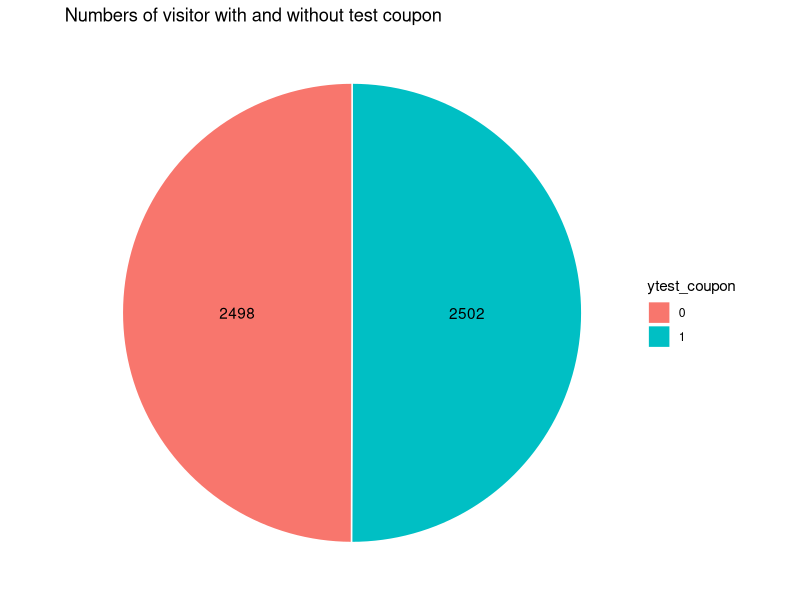
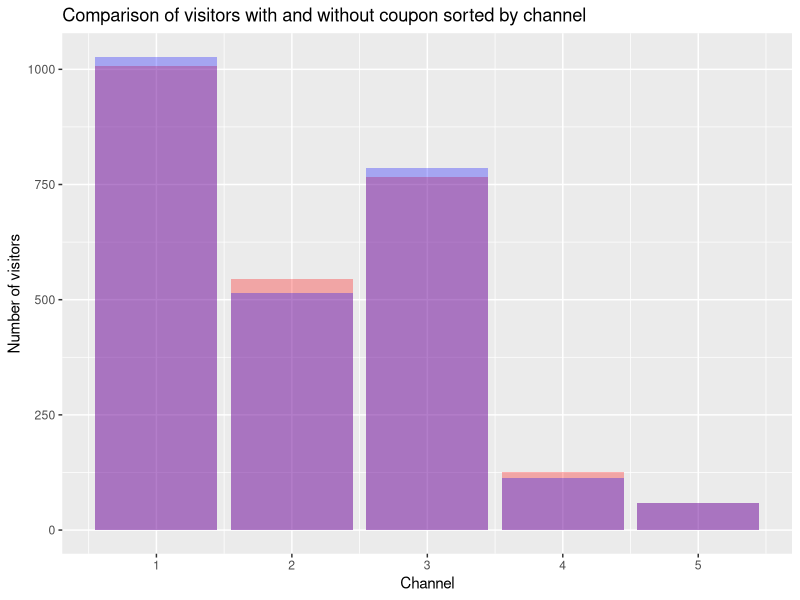
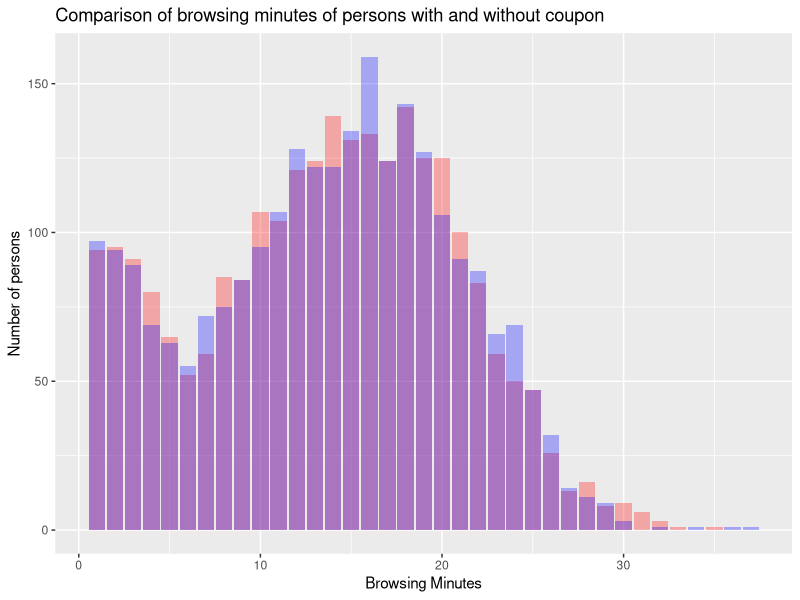
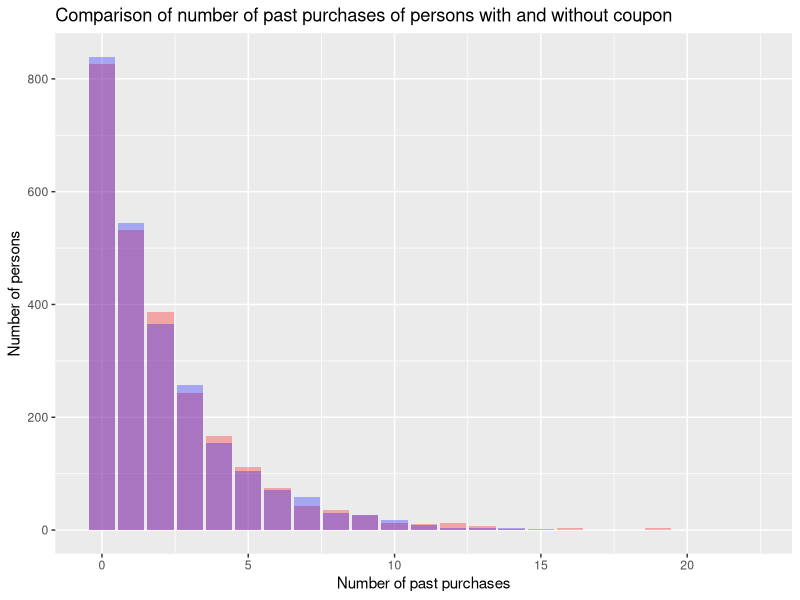
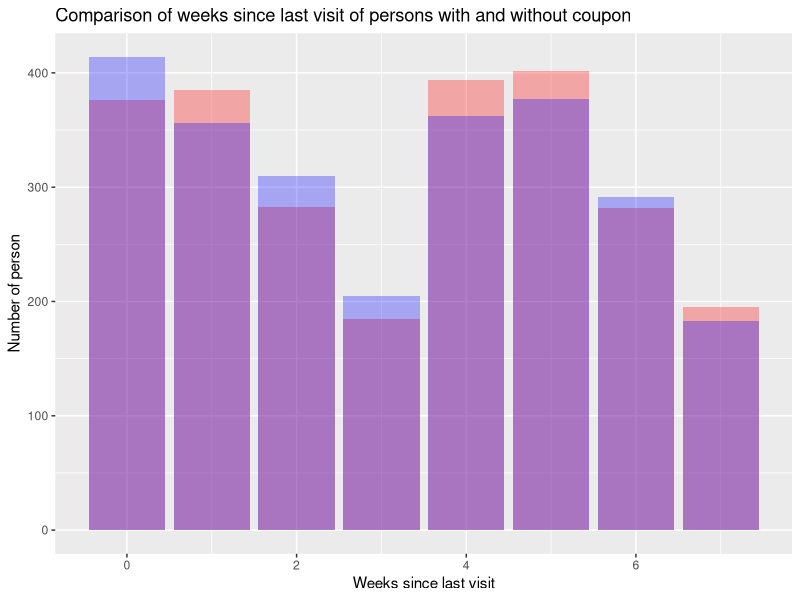
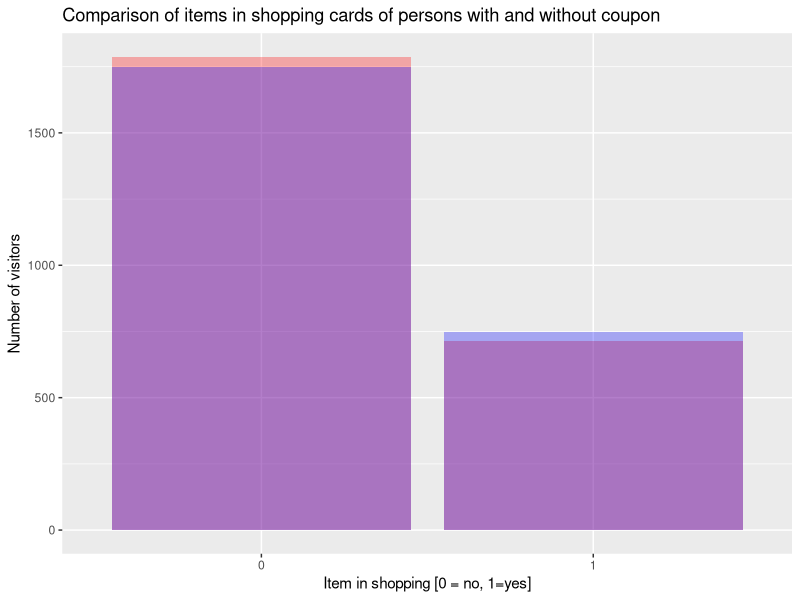
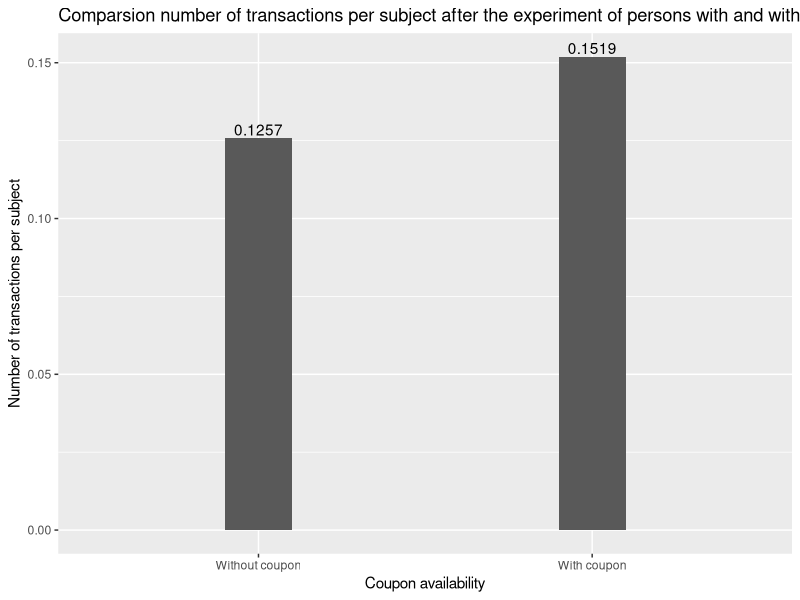
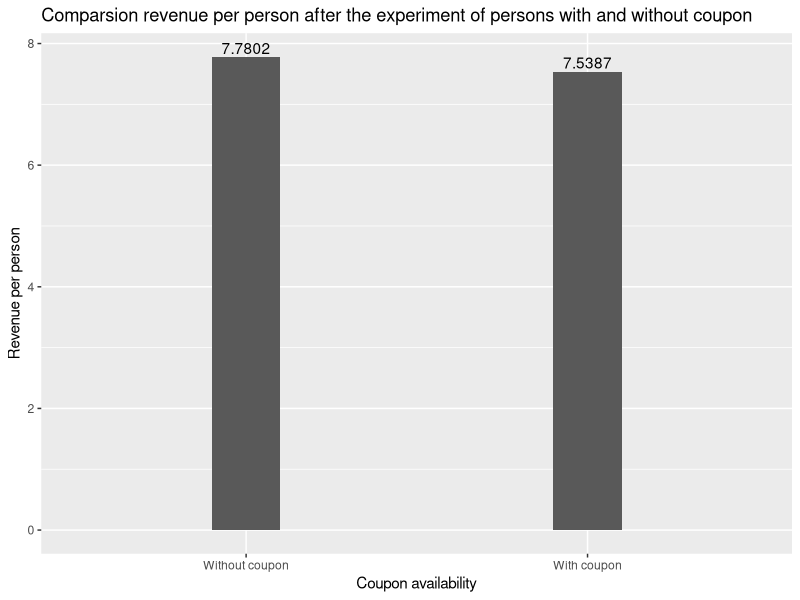

The R script that drew these images, in order: (Note: this script raises an error after producing the figures.)
# install.packages("tidyverse")
# install.packages("plotrix")
# install.packages("psych")
# install.packages("ggplot2")
# install.packages("psych")
library(tidyverse)
library(plotrix)
library(psych)
library(ggplot2)
library(psych)
data <- read.csv("data.csv")

# -------------------------------------------------------------------------- #
# Task 1
# (check if manipulation was indeed random)

# Compare number of values in both test sets
data$ytest_coupon=factor(data$test_coupon)
data$yshopping_cart=factor(data$shopping_cart)
no_test_coupon <- data %>%
  group_by(ytest_coupon) %>%
  summarise(n = n())

no_test_coupon
no_test_coupon_pos <- no_test_coupon %>% 
  arrange(desc(ytest_coupon)) %>%
  mutate(lab.ypos = cumsum(n) - 0.5*n)
no_test_coupon_pos

ggplot(no_test_coupon_pos, aes(x="", y = n, fill = ytest_coupon)) + 
  geom_bar(width = 1, stat= "identity", color= "white") + 
  coord_polar("y", start = 0) + 
  geom_text(aes(y = lab.ypos, label=n), color= "black") + 
  theme_void() +
  ggtitle("Numbers of visitor with and without test coupon")


# Generate data-frames for plotting for coupon and no-coupon
data_coupon <- data %>% filter(test_coupon == 1)
data_no_coupon <- data %>% filter(test_coupon == 0)

# check for randomness in channel_acq
data_channel_acq <- data %>%
    group_by(test_coupon, channel_acq) %>%
    summarize(number = n())

ggplot(data, aes(x = channel_acq, fill = test_coupon)) +
    geom_bar(data = data_coupon, fill = "red", alpha = 0.3) +
    geom_bar(data = data_no_coupon, fill = "blue", alpha = 0.3) + 
    labs(title="Comparison of visitors with and without coupon sorted by channel", x = "Channel", y = "Number of visitors")

# Maybe relevant: wilcox.test(browsing_minutes ~ test_coupon, data = data)

# Check for randomness in browsing_minutes
data %>%
    group_by(test_coupon) %>%
    summarise(
      number = n(), 
      mean_browsing_minutes = mean(browsing_minutes),
      sd_browsing_minutes = sd(browsing_minutes), 
      std_browsing_minutes = std.error(browsing_minutes)
    )

describeBy(data$browsing_minutes, data$test_coupon)

ggplot(data, aes(x = browsing_minutes, fill = test_coupon)) +
    geom_bar(data = data_coupon, fill = "red", alpha = 0.3) +
    geom_bar(data = data_no_coupon, fill = "blue", alpha = 0.3) +
    labs(title="Comparison of browsing minutes of persons with and without coupon", x="Browsing Minutes", y="Number of persons")


# Check for randomness in num_past_purch
data %>%
    group_by(test_coupon) %>%
    summarize(
        number = n(), mean(num_past_purch),
        sd(num_past_purch), std.error(num_past_purch)
    )

describeBy(data$num_past_purch, data$test_coupon)

ggplot(data, aes(x = num_past_purch, fill = test_coupon)) +
    geom_bar(data = data_coupon, fill = "red", alpha = 0.3) +
    geom_bar(data = data_no_coupon, fill = "blue", alpha = 0.3) +
    labs(title="Comparison of number of past purchases of persons with and without coupon", x="Number of past purchases", y="Number of persons")


# Check for randomness spent_last_purchase
data %>%
    group_by(test_coupon) %>%
    summarize(
        number = n(), mean(spent_last_purchase),
        sd(spent_last_purchase), std.error(spent_last_purchase)
    )

describeBy(data$spent_last_purchase, data$test_coupon)

# Check for randomness in weeks_since_visit
data %>%
    group_by(test_coupon) %>%
    summarize(
        number = n(), mean(weeks_since_visit),
        sd(weeks_since_visit), std.error(weeks_since_visit)
    )

describeBy(data$weeks_since_visit, data$test_coupon)

ggplot(data, aes(x = weeks_since_visit, fill = test_coupon)) +
    geom_bar(data = data_coupon, fill = "red", alpha = 0.3) +
    geom_bar(data = data_no_coupon, fill = "blue", alpha = 0.3) +
    labs(title="Comparison of weeks since last visit of persons with and without coupon", x="Weeks since last visit", y="Number of person")


# Check for shopping_cart
describeBy(data$shopping_cart, data$test_coupon)

ggplot(data, aes(x = factor(shopping_cart), fill = test_coupon)) +
  geom_bar(data = data_coupon, fill = "red", alpha = 0.3) +
  geom_bar(data = data_no_coupon, fill = "blue", alpha = 0.3) + 
  labs(title="Comparison of items in shopping cards of persons with and without coupon", x = "Item in shopping [0 = no, 1=yes]", y = "Number of visitors")


# -------------------------------------------------------------------------- #
# Task 2
# (Were they effective: Did it increase revenue or interactions?)

effects_of_coupon <- data %>%
    group_by(test_coupon) %>%
    summarize(
        number = n(), revenue_per_subject = sum(revenue_after) / n(),
        transactions_per_subject = sum(trans_after) / n()
    )

# Plot transactions_per_subject
plot_data <- data.frame(
    coupon = factor(c("Without coupon", "With coupon"),
        levels = c("Without coupon", "With coupon")
    ),
    transactions_per_subject = effects_of_coupon$transactions_per_subject
)
ggplot(plot_data, aes(x = coupon, y = transactions_per_subject)) +
    geom_bar(stat = "identity", width = 0.2) +
    geom_text(aes(label=round(transactions_per_subject, digits=4)), position=position_dodge(width=0.9), vjust=-0.25) +
    labs(title="Comparsion number of transactions per subject after the experiment of persons with and without coupon", x="Coupon availability", y="Number of transactions per subject")

# Plot revenue_per_subject
plot_data <- data.frame(
    coupon = factor(c("Without coupon", "With coupon"),
        levels = c("Without coupon", "With coupon")
    ),
    revenue_per_subject = effects_of_coupon$revenue_per_subject
)
ggplot(plot_data, aes(x = coupon, y = revenue_per_subject)) +
    geom_bar(stat = "identity", width = 0.2) +
    geom_text(aes(label=round(revenue_per_subject, digits=4)), position=position_dodge(width=0.9), vjust=-0.25) +
    labs(title="Comparsion revenue per person after the experiment of persons with and without coupon", x="Coupon availability", y="Revenue per person")

# -------------------------------------------------------------------------- #
# Task 3
# a. What drives effect of the coupon?
# Q: Does the number of previous purchases impact the efficiency
# (the revenue per subject) of the coupon?
a <- data %>%
    group_by(test_coupon, num_past_purch) %>%
    summarize(
        number = n(), revenue_per_subject = sum(revenue_after) / n(),
        transactions_per_subject = sum(trans_after) / n()
    )
a$ytest_coupon = factor(a$test_coupon)
print(n = 100, a)
# A: Yes, it does. E

ggplot(a, aes(x = num_past_purch, y = revenue_per_subject, fill=ytest_coupon)) +
  geom_bar(stat="identity", color="black", position=position_dodge()) +
  labs(title="Revenue per subject with respect to past purchases and in comparison with and without coupon", x = "Number of past purchases", y = "Revenue per subect")


ggplot(a, aes(x = num_past_purch, y = transactions_per_subject, fill=ytest_coupon)) +
  geom_bar(stat="identity", color="black", position=position_dodge()) +
  labs(title="Transaction per subject with respect to past purchases and in comparison with and without coupon", x = "Number of past purchases", y = "Transactions per subect")


b <- data %>%
    group_by(test_coupon, weeks_since_visit) %>%
    summarize(n(), revenue_per_subject = mean(revenue_after))
b
b$ytest_coupon = factor(b$test_coupon)

ggplot(b, aes(x = weeks_since_visit, y = revenue_per_subject, fill=ytest_coupon)) +
  geom_bar(stat="identity", color="black", position=position_dodge()) +
  geom_text(aes(label=round(revenue_per_subject, digits=3)), position=position_dodge(width=0.9), vjust=-0.25) +
  labs(title="Revenue per subject with respect to weeks since last visit and in comparison with and without coupon", x = "Weeks since last visit", y = "Revenue per subect")


# Differences per channel
c <- data %>%
    group_by(test_coupon, channel_acq) %>%
    summarize(n(), revenue_per_subject = mean(revenue_after), transactions_per_subject = mean(trans_after))

c$ytest_coupon = factor(c$test_coupon)

ggplot(c, aes(x = channel_acq, y = revenue_per_subject, fill=ytest_coupon)) +
  geom_bar(stat="identity", color="black", position=position_dodge()) +
  geom_text(aes(label=round(revenue_per_subject, digits=3)), position=position_dodge(width=0.9), vjust=-0.25) + 
  labs(title="Revenue per subject with respect to channel acquisition and in comparison with and without coupon", x = "Channels", y = "Revenue per subect")

ggplot(c, aes(x = channel_acq, y = transactions_per_subject, fill=ytest_coupon)) +
  geom_bar(stat="identity", color="black", position=position_dodge()) +
  geom_text(aes(label=round(revenue_per_subject, digits=3)), position=position_dodge(width=0.9), vjust=-0.25) + 
  labs(title="Transactions per subject with respect to channel acquisition and in comparison with and without coupon", x = "Channels", y = "Transactions per subect")


# Rev&Trans -> NO for 1-search and 5-other (but 5-other has small n()),
# MINIMAL for 4-referral and YES for Social (2-facebook, 3-instagram)

# Shopping cart difference
shopping_cart <- data %>%
    group_by(shopping_cart, test_coupon) %>%
    summarize(number = n(), revenue_per_subject = mean(revenue_after),
    error = std.error(revenue_after), transactions = mean(trans_after))

ggplot(shopping_cart, aes(x = shopping_cart, y = revenue_per_subject, fill=factor(test_coupon))) +
  geom_bar(stat="identity", color="black", position=position_dodge()) +
  geom_errorbar(aes(ymin = revenue_per_subject - error,
        ymax = revenue_per_subject + error), width = .2,
        position = position_dodge(.9)) +
  labs(title="Revenue per subject with respect to shopping cart and in comparison with and without coupon", x = "Shopping cart (1) or not (0)", y = "Revenue per subect")

# Pervious spendings & Social media
## Facebook
facebook <- data %>%
    filter(channel_acq == 2) %>%
    group_by(num_past_purch, test_coupon) %>%
    summarize(number = n(), revenue_per_subject = mean(revenue_after),
    error_revenue = std.error(revenue_after), transactions_per_subject = mean(trans_after), error_trans = std.error(trans_after)) %>%
    filter(number >= 10)

facebook$ytest_coupon=factor(facebook$test_coupon)

ggplot(facebook, aes(x = num_past_purch, y = revenue_per_subject, fill=ytest_coupon)) +
  geom_bar(stat="identity", color="black", position=position_dodge()) +
  geom_errorbar(aes(ymin = revenue_per_subject - error_revenue,
        ymax = revenue_per_subject + error_revenue), width = .2,
        position = position_dodge(.9)) +
  labs(title="Revenue per subject with respect to facebook channel acquistion and in comparison with and without coupon", x = "Number of past purchases", y = "Revenue per subect")

ggplot(facebook, aes(x = num_past_purch, y = transactions_per_subject, fill=ytest_coupon)) +
  geom_bar(stat="identity", color="black", position=position_dodge()) +
  geom_errorbar(aes(ymin = transactions_per_subject - error_trans,
        ymax = transactions_per_subject + error_trans), width = .2,
        position = position_dodge(.9)) +
  labs(title="Transactions per subject with respect to facebook channel acquistion and in comparison with and without coupon", x = "Number of past purchases", y = "Transactions per subect")

## Instagram
instagram <- data %>%
    filter(channel_acq == 3) %>%
    group_by(num_past_purch, test_coupon) %>%
    summarize(number = n(), revenue_per_subject = mean(revenue_after),
    error_revenue = std.error(revenue_after), transactions_per_subject = mean(trans_after), error_trans= std.error(trans_after)) %>%
    filter(number >= 10)

instagram$ytest_coupon=factor(instagram$test_coupon)

ggplot(instagram, aes(x = num_past_purch, y = revenue_per_subject, fill=ytest_coupon)) +
  geom_bar(stat="identity", color="black", position=position_dodge()) +
  geom_errorbar(aes(ymin = revenue_per_subject - error_revenue,
        ymax = revenue_per_subject + error_revenue), width = .2,
        position = position_dodge(.9)) +
  labs(title="Revenue per subject with respect to instagram channel acquistion and in comparison with and without coupon", x = "Number of past purchases", y = "Revenue per subect")


ggplot(instagram, aes(x = num_past_purch, y = transactions_per_subject, fill=ytest_coupon)) +
  geom_bar(stat="identity", color="black", position=position_dodge()) +
  geom_errorbar(aes(ymin = transactions_per_subject - error_trans,
        ymax = transactions_per_subject + error_trans), width = .2,
        position = position_dodge(.9)) +
  labs(title="Transactions per subject with respect to instagram channel acquistion and in comparison with and without coupon", x = "Number of past purchases", y = "Transactions per subect")


## Referral
referral <- data %>%
    filter(channel_acq == 4) %>%
    group_by(num_past_purch, test_coupon) %>%
    summarize(number = n(), revenue_per_subject = mean(revenue_after),
    error_revenue = std.error(revenue_after), transactions_per_subject = mean(trans_after), error_trans=std.error(trans_after)) %>%
    filter(number >= 10)

referral$ytest_coupon=factor(referral$test_coupon)

ggplot(referral, aes(x = num_past_purch, y = revenue_per_subject, fill=ytest_coupon)) +
  geom_bar(stat="identity", color="black", position=position_dodge()) +
  geom_errorbar(aes(ymin = revenue_per_subject - error_revenue,
        ymax = revenue_per_subject + error_revenue), width = .2,
        position = position_dodge(.9)) +
  labs(title="Revenue per subject with respect to referral channel acquistion and in comparison with and without coupon", x = "Number of past purchases", y = "Revenue per subect")

ggplot(referral, aes(x = num_past_purch, y = revenue_transactions_per_subject, fill=ytest_coupon)) +
  geom_bar(stat="identity", color="black", position=position_dodge()) +
  geom_errorbar(aes(ymin = transactions_per_subject - error_trans,
        ymax = transactions_per_subject + error_trans), width = .2,
        position = position_dodge(.9)) +
  labs(title="Transactions per subject with respect to referral channel acquistion and in comparison with and without coupon", x = "Number of past purchases", y = "Transactions per subect")


## Other
other <- data %>%
    filter(channel_acq == 5) %>%
    group_by(num_past_purch, test_coupon) %>%
    summarize(number = n(), revenue_per_subject = mean(revenue_after),
    error_revenue = std.error(revenue_after), transactions_per_subject = mean(trans_after), error_trans=std.error(trans_after)) %>%
    filter(number >= 10)


other$ytest_coupon=factor(other$test_coupon)

ggplot(other, aes(x = num_past_purch, y = revenue_per_subject, fill=ytest_coupon)) +
  geom_bar(stat="identity", color="black", position=position_dodge()) +
  geom_errorbar(aes(ymin = revenue_per_subject - error_revenue,
        ymax = revenue_per_subject + error_revenue), width = .2,
        position = position_dodge(.9)) +
  labs(title="Revenue per subject with respect to other channel acquistion and in comparison with and without coupon", x = "Number of past purchases", y = "Revenue per subect")

ggplot(other, aes(x = num_past_purch, y = transactions_per_subject, fill=ytest_coupon)) +
  geom_bar(stat="identity", color="black", position=position_dodge()) +
  geom_errorbar(aes(ymin = transactions_per_subject - error_trans,
        ymax = transactions_per_subject + error_trans), width = .2,
        position = position_dodge(.9)) +
  labs(title="Transactions per subject with respect to other channel acquistion and in comparison with and without coupon", x = "Number of past purchases", y = "Transactions per subect")



# -> Facebook, Instagram with 0-2 past purchses
#    Referral only with 0 past purchases (but small sample size, high error)

data %>%
    group_by(test_coupon) %>%
    summarize(number = n(), revenue = mean(revenue_after),
    error = std.error(revenue_after), transactions = mean(trans_after))

# Previous transactions count -> Rev&Trans
trans_count <- data %>%
    group_by(num_past_purch, test_coupon) %>%
    summarize(number = n(), revenue = mean(revenue_after),
    error_revenue = std.error(revenue_after), transactions = mean(trans_after), 
    error_trans = std.error(trans_after)) %>%
    filter(number >= 10)


print(trans_count, n = 100)
# ---------------- Could be doubled
ggplot(trans_count, aes(fill = factor(test_coupon),
        y = revenue, x = factor(num_past_purch), group = test_coupon)) +
    geom_bar(position = "dodge", stat = "identity") +
    geom_errorbar(aes(ymin = revenue - error_revenue,
        ymax = revenue + error_revenue), width = .2,
        position = position_dodge(.9)) + 
    labs(title="Revenue per subject with respect to number of past purchases and in comparison with and without coupon", x = "Number of past purchases", y = "Revenue per subect")


ggplot(trans_count, aes(fill = factor(test_coupon),
        y = transactions, x = factor(num_past_purch), group = test_coupon)) +
    geom_bar(position = "dodge", stat = "identity") +
    geom_errorbar(aes(ymin = transactions - error_trans,
        ymax = transactions + error_trans), width = .2,
        position = position_dodge(.9)) + 
    labs(title="Transactions per subject with respect to number of past purchases and in comparison with and without coupon", x = "Number of past purchases", y = "Transactions per subect")
# --------------------
# Google vs. Facebook with shopping cart

shopping_cart_full <- data %>%
    group_by(shopping_cart, test_coupon) %>%
    summarize(number = n(), revenue = mean(revenue_after),
    error_revenue = std.error(revenue_after), transactions = mean(trans_after), 
    error_trans = std.error(trans_after)) %>%
    filter(number >= 10)

head(shopping_cart_full)

ggplot(shopping_cart_full, aes(fill = factor(test_coupon),
        y = revenue, x = shopping_cart, group = test_coupon)) +
    geom_bar(position = "dodge", stat = "identity") +
    geom_errorbar(aes(ymin = revenue - error_revenue,
        ymax = revenue + error_revenue), width = .2,
        position = position_dodge(.9)) + 
    labs(title="Revenues of persons with items in shopping carts with and without coupon", x = "Item in shopping [0 = no, 1=yes]", y = "Revenue per subject")


ggplot(shopping_cart_full, aes(fill = factor(test_coupon),
        y = transactions, x = shopping_cart, group = test_coupon)) +
    geom_bar(position = "dodge", stat = "identity") +
    geom_errorbar(aes(ymin = transactions - error_trans,
        ymax = transactions + error_trans), width = .2,
        position = position_dodge(.9)) +
    labs(title="Transactions of persons with items in shopping carts with and without coupon", x = "Item in shopping [0 = no, 1=yes]", y = "Transactions per subject")

shopping_cart_fb <- data %>%
    filter(channel_acq == 2) %>%
    group_by(shopping_cart, test_coupon) %>%
    summarize(number = n(), revenue = mean(revenue_after),
    error_revenue = std.error(revenue_after), transactions = mean(trans_after), 
    error_trans = std.error(trans_after)) %>%
    filter(number >= 10)

shopping_cart_ig <- data %>%
    filter(channel_acq == 3) %>%
    group_by(shopping_cart, test_coupon) %>%
    summarize(number = n(), revenue = mean(revenue_after),
    error_revenue = std.error(revenue_after), transactions = mean(trans_after), 
    error_trans = std.error(trans_after)) %>%
    filter(number >= 10)

shopping_cart_google <- data %>%
    filter(channel_acq == 1) %>%
    group_by(shopping_cart, test_coupon) %>%
    summarize(number = n(), revenue = mean(revenue_after),
    error_revenue = std.error(revenue_after), transactions = mean(trans_after), 
    error_trans = std.error(trans_after)) %>%
    filter(number >= 10)

shopping_cart_ref <- data %>%
    filter(channel_acq == 4) %>%
    group_by(shopping_cart, test_coupon) %>%
    summarize(number = n(), revenue = mean(revenue_after),
    error_revenue = std.error(revenue_after), transactions = mean(trans_after), 
    error_trans = std.error(trans_after)) %>%
    filter(number >= 10)

# => For Facebook only with item in shopping cart,
#  Instagram regardless of the shopping cart,
#  revenue increases for the coupon

# Weeks since visit => No difference in itself

time_past <- data %>%
    group_by(weeks_since_visit, test_coupon) %>%
    summarize(number = n(), revenue = mean(revenue_after),
    error_revenue = std.error(revenue_after), transactions = mean(trans_after), 
    error_trans = std.error(trans_after)) %>%
    filter(number >= 10)

print(time_past, n=100)

ggplot(time_past, aes(fill = factor(test_coupon),
        y = revenue, x = weeks_since_visit, group = test_coupon)) +
    geom_bar(position = "dodge", stat = "identity") +
    geom_errorbar(aes(ymin = revenue - error_revenue,
        ymax = revenue + error_revenue), width = .2,
        position = position_dodge(.9))

# Browsing Minutes => Few minutes better for coupon but high error

time_spent <- data %>%
    mutate(ints = cut(browsing_minutes, breaks = 11)) %>%
    group_by(ints, test_coupon) %>%
    summarize(number = n(), revenue = mean(revenue_after),
    error_revenue = std.error(revenue_after), transactions = mean(trans_after), 
    error_trans = std.error(trans_after)) %>%
    filter(number >= 50)

print(time_spent, n=100)

ggplot(time_spent, aes(fill = factor(test_coupon),
        y = revenue, x = ints, group = test_coupon)) +
    geom_bar(position = "dodge", stat = "identity") +
    geom_errorbar(aes(ymin = revenue - error_revenue,
        ymax = revenue + error_revenue), width = .2,
        position = position_dodge(.9))

# b. Is it relevant for everyone or just for a specific target group?
#    Difference between channels or customers?
# RESULT:
# Target Facebook, Instagram and Referral with Shopping cart or 0-2 past purchases, not-target google or other at all

# BUT: This leads to discrimination
# -------------------------------------------------------------------------- #
# Task 4
# a. Which of the new customers should recieve a coupon
# (IG and Shopping Cart) or (0-2 past purchases) or FB

# Group#1: YES / YES

data %>%
    filter((((channel_acq == 3 & shopping_cart == 1) |  channel_acq == 2) & num_past_purch < 3) & test_coupon == 1) %>%
    summarize(n(), mean(revenue_after), std.error(revenue_after))

# Group#2: NO / NO

data %>%
    filter(!((((channel_acq == 3 & shopping_cart == 1) |  channel_acq == 2) & num_past_purch < 3)) & test_coupon == 0) %>%
    summarize(n(), mean(revenue_after), std.error(revenue_after))

# Group didn't recieve a coupon

control_cust_data <- data %>%
    filter(test_coupon == 0) %>%
    summarize(n(), mean_revenue = mean(revenue_after), std.error(revenue_after))

# Group #1 + #2 (with AND num_past_purch  < 3)

chosen_cust_data <- data %>%
    filter(((((channel_acq == 3 & shopping_cart == 1) |  channel_acq == 2) & num_past_purch < 3) & test_coupon == 1) |
        (!((((channel_acq == 3 & shopping_cart == 1) |  channel_acq == 2) & num_past_purch < 3)) & test_coupon == 0)) %>%
    summarize(n(), mean_revenue = mean(revenue_after), std.error(revenue_after))

# Group #1 + #2 (with OR num_past_purch  < 3)

data %>%
    filter(((((channel_acq == 3 & shopping_cart == 1) |  channel_acq == 2) | num_past_purch < 3) & test_coupon == 1) |
        (!((((channel_acq == 3 & shopping_cart == 1) |  channel_acq == 2) | num_past_purch < 3)) & test_coupon == 0)) %>%
    summarize(n(), mean(revenue_after), std.error(revenue_after))

# Previous test without proper coupon consideration

# data %>%
#     filter(((channel_acq == 3 & shopping_cart == 1) |  channel_acq == 2)) %>%
#     summarize(n(), mean(revenue_after), std.error(revenue_after))

# data %>%
#     filter(!(((channel_acq == 3 & shopping_cart == 1) |  channel_acq == 2))) %>%
#     summarize(n(), mean(revenue_after), std.error(revenue_after))

# b. By how much in terms of revenue increase would this campaign be effective
# if those cust. were targeted

increase <- chosen_cust_data$mean_revenue / control_cust_data$mean_revenue
print(increase)

# => Mean revenue increased by 9.7%

# -------------------------------------------------------------------------- #
# Task 5
# Is there discrimination when using the strategy
# Female / male with shopping carts
# Facebook&Instagram with minority

# Hint: Include Error-bars of standard error / deviation
# Submit to scheibehenne@kit.edu, use a .ppt and put your names on it
# Results from discussion:
# revenue with coupons got worse

data_new_campaign <- read.csv("data_new_campaign.csv")


# What do we learn from the  demographics data?
# Which groups use which channel?
channel_acq_gender <- data_new_campaign %>%
  group_by(channel_acq, non_male) %>%
  summarize(n = n())

channel_acq_gender

ggplot(channel_acq_gender, aes(x = channel_acq, y = n, fill=factor(non_male))) +
  geom_bar(stat="identity", color="black", position=position_dodge()) +
  geom_text(aes(label=n), position=position_dodge(width=0.9), vjust=-0.25) +
  labs(title="Comparison acquisiton channel with respect to gender", x = "Acquistion Channel", y = "Number of subjects")


channel_acq_minority <- data_new_campaign %>%
  group_by(channel_acq, minority) %>%
  summarize(n = n())


ggplot(channel_acq_minority, aes(x = channel_acq, y = n, fill=factor(minority))) +
  geom_bar(stat="identity", color="black", position=position_dodge()) +
  geom_text(aes(label=n), position=position_dodge(width=0.9), vjust=-0.25) +
  labs(title="Comparison acquisiton channel with respect to minority", x = "Acquistion Channel", y = "Number of subjects")



# Which groups have items in the shopping cart?
shopping_cart_gender <- data_new_campaign %>%
  group_by(shopping_cart, non_male) %>%
  summarize(n = n())

ggplot(shopping_cart_gender, aes(x = factor(shopping_cart), y = n, fill=factor(non_male))) +
  geom_bar(stat="identity", color="black", position=position_dodge()) +
  geom_text(aes(label=n), position=position_dodge(width=0.9), vjust=-0.25) +
  labs(title="Comparison of items in shopping cart with respect to gender", x = "Item in shopping cart [0=no, 1=yes]", y = "Number of subjects")


shopping_cart_minority <- data_new_campaign %>%
  group_by(shopping_cart, minority) %>%
  summarize(n = n())

ggplot(shopping_cart_minority, aes(x = factor(shopping_cart), y = n, fill=factor(minority))) +
  geom_bar(stat="identity", color="black", position=position_dodge()) +
  geom_text(aes(label=n), position=position_dodge(width=0.9), vjust=-0.25) +
  labs(title="Comparison of items in shopping cart with respect to minority", x = "Item in shopping cart [0=no, 1=yes]", y = "Number of subjects")




# apply our filter on the new campaign data
data_new_campaign <- data_new_campaign %>%
    mutate(new_coupon = if_else(((channel_acq == 3 & shopping_cart == 1) |  channel_acq == 2) & num_past_purch < 3, 1, 0))

# Check for number in males/females and minorities in overall and in filtered set
campaign_gender <- data_new_campaign %>%
  group_by(new_coupon, non_male) %>%
  summarize(n = n())


ggplot(campaign_gender, aes(x = factor(new_coupon), y = n, fill=factor(non_male))) +
  geom_bar(stat="identity", color="black", position=position_dodge()) +
  geom_text(aes(label=n), position=position_dodge(width=0.9), vjust=-0.25) +
  labs(title="Comparison of gender distribution in persons with coupon", x = "Person received coupon [0=no, 1=yes]", y = "Number of subjects")




campaign_minority <- data_new_campaign %>%
  group_by(new_coupon, minority) %>%
  summarize(n = n())

ggplot(campaign_minority, aes(x = factor(new_coupon), y = n, fill=factor(minority))) +
  geom_bar(stat="identity", color="black", position=position_dodge()) +
  geom_text(aes(label=n), position=position_dodge(width=0.9), vjust=-0.25) +
  labs(title="Comparison of minority distribution in persons with coupon", x = "Person received coupon [0=no, 1=yes]", y = "Number of subjects")


# Check for number in males/females in overall and in filtered set
customers_with_coupon_new_campaign = data_new_campaign %>%
  filter(((channel_acq == 3 & shopping_cart == 1) |  channel_acq == 2) & num_past_purch < 3)

# Annes plot
new_camp_with_coupon <- customers_with_coupon_new_campaign %>%
  group_by(non_male) %>%
  summarize(n = n(), portion=n()/count(customers_with_coupon_new_campaign))

new_camp_with_coupon
new_camp_with_coupon$filter=c("With coupon", "With coupon")
new_camp_with_coupon

new_camp_all <- data_new_campaign %>%
  group_by(non_male) %>%
  summarize(n = n(), portion=n()/count(data_new_campaign))

new_camp_all
new_camp_all$filter=c("All", "All")

join <- rbind(new_camp_all, new_camp_with_coupon)
join
join$gender=c("male", "non male", "male", "non male")
join

ggplot(join, aes(x = gender, y = portion$n, fill=filter)) +
  geom_bar(stat="identity", color="black", position=position_dodge()) +
  geom_text(aes(label=round(portion$n, digits=3)), position=position_dodge(width=0.9), vjust=-0.25) + 
  labs(title="Portion of male or non male with and without coupon filter", x = "Gender", y = "Portion")

# Leons plots

plot_state <- data_new_campaign %>%
    group_by(state) %>%
    summarize(with_coupon = sum(new_coupon)/n(), minority = sum(minority)/n()) %>%
    gather(factor, value, 2:3)

plot_new_coupon <- data_new_campaign %>%
    group_by(new_coupon) %>%
    summarize(perc_non_male = sum(non_male)/n(), perc_minority = sum(minority)/n()) %>%
    gather(factor, value, 2:3)

ggplot(plot_new_coupon, aes(fill = factor(new_coupon),
        y = value, x = factor, group = new_coupon)) +
    geom_bar(position = "dodge", stat = "identity")

ggplot(plot_state, aes(x=as.factor(state), y=value, fill=factor)) +
  geom_bar(position = "dodge", stat = "identity")

# => Minorities get excluded disproportionally
# => Non-male get slighly excluded from coupon
# => States with minorities get excluded, 
# => States (although unopinionated on the surface) 
#       are a discriminatory factor as well



# Annes Plots (might be sorted in or removed in the end)

data$ytest_coupon=factor(data$test_coupon)
data$yshopping_cart=factor(data$shopping_cart)
data_channel_acq <- data %>%
    group_by(test_coupon, channel_acq) %>%
    summarize(n = n())
data_channel_acq$ytest_coupon=factor(data_channel_acq$test_coupon)

# --- Grouped Bar Plot --- #
ggplot(data_channel_acq, aes(x = channel_acq, y = n, fill=ytest_coupon)) +
  geom_bar(stat="identity", color="black", position=position_dodge()) +
  geom_text(aes(label=n), position=position_dodge(width=0.9), vjust=-0.25) +
  labs(title="Comparison of visitors with and without coupon sorted by channel", x = "Channel", y = "Number of visitors")

# --- Boxplot Browsing Minutes --- #
ggplot(data, aes(x = ytest_coupon, y = browsing_minutes, fill = ytest_coupon)) +
  geom_boxplot() + 
  stat_summary(fun.y=mean, geom="point", shape=20, size=7, color="red", fill="red") +
  labs(title="Boxplot browsing minutes with and without test coupon", x="Test coupon", y="Browsing Minutes")

data_browing_minutes <- data %>%
  group_by(test_coupon, browsing_minutes) %>%
  summarize(n = n())

data_browing_minutes
data_browing_minutes$ytest_coupon=factor(data_browing_minutes$test_coupon)

ggplot(data_browing_minutes, aes(x = browsing_minutes, y = n, fill=ytest_coupon)) +
  geom_bar(stat="identity", color="black", position=position_dodge()) +
  geom_text(aes(label=n), position=position_dodge(width=0.9), vjust=-0.25) +
  labs(title="Comparison of visitors with and without coupon sorted by channel", x = "Channel", y = "Number of visitors")

# --- Boxplot Number of past purchases --- #
ggplot(data, aes(x = ytest_coupon, y = num_past_purch, fill = ytest_coupon)) +
  geom_boxplot() + 
  stat_summary(fun=mean, geom="point", shape=20, size=7, color="red", fill="red") +
  labs(title="Number of past purchases with and without test coupon", x="Test coupon", y="Number of past purchases")


ggplot(data, aes(x = ytest_coupon, y = spent_last_purchase, fill = ytest_coupon)) +
  geom_boxplot() + 
  stat_summary(fun.y=mean, geom="point", shape=20, size=7, color="red", fill="red") +
  labs(title="Boxplot comparison money spent during last purchase with and without test coupon", x="Test coupon", y="Money spent during last purchase")
